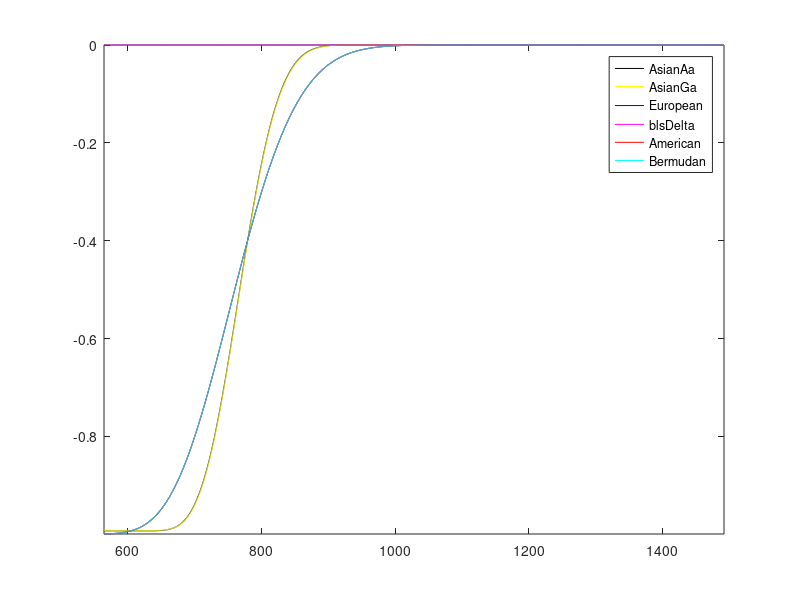

Write the MATLAB code that produced this figure.
clear;
clc;
tic
alpha = 1.9999;
r = 0.1;
 
T = 0.5;
Strike = 95;
NumOfTimeSteps=13;
 Sigma=0.15;
 lambda=sqrt(1.5);
 M=2*NumOfTimeSteps+1;
 StrCallPut='Put';
 %dynamics.S0=S0;
 %M_Bermudan=2;
 
 Underlying=100;
 %reading underlying for Asian Arithmetic
data1=load('Put1AsianAaGreeks.txt'); 
x=data1(:,1);
AsianAaDelta=data1(:,2);
 
%reading underlying for Asia Geometric
data2=load('Put1AsianGaGreeks.txt'); 
%x=data2(:,1);
AsianGaDelta=data2(:,2);  
 
 
%reading underlying for European
data2=load('Put1EuropeanGreeks.txt'); 
%x=data2(:,1);
EuropeanDelta=data2(:,2); 
 
%reading underlying for American
data2=load('Put1AmericanGreeks.txt'); 
%x=data2(:,1);
AmericanDelta=data2(:,2);
 
 
%reading underlying for Bermudan
data2=load('Put1BermudanGreeks.txt'); 
%x=data2(:,1);
BermudanDelta=data2(:,2);
 
 
samplingRateIncrease = 20;
newXSamplePoints = linspace(min(x), max(x), length(x) * samplingRateIncrease);
 
smoothedYAsianAa = spline(x, AsianAaDelta, newXSamplePoints);
 
smoothedYAsianGa = spline(x, AsianGaDelta, newXSamplePoints);
 
smoothedYEuropean = spline(x,EuropeanDelta, newXSamplePoints);
 
smoothedYAmerican = spline(x,AmericanDelta, newXSamplePoints);
 
smoothedYBermudan = spline(x,BermudanDelta, newXSamplePoints);
 
%%
range=min(x):0.1:max(x);
%Interpolation & Extrapolation
type='pchip';
IntYAsianAa = interp1(newXSamplePoints,smoothedYAsianAa,range,type,'extrap');
 
IntYAsianGa = interp1(newXSamplePoints, smoothedYAsianGa, range,type,'extrap');
 
IntYEuropean = interp1(newXSamplePoints,smoothedYEuropean,range,type,'extrap');
 
IntYAmerican = interp1(newXSamplePoints,smoothedYAmerican,range,type,'extrap');
 
IntYBermudan = interp1(newXSamplePoints,smoothedYBermudan,range,type,'extrap');
 
%%
 
plot(range,IntYAsianAa,'k')
hold on
 
plot(range,IntYAsianGa,'y')
hold on
 
plot(range,IntYEuropean,'b')
hold on
 
[blsDeltacall,blsDeltaput]=blsdelta(range,Strike,r,T,Sigma);
plot(range,blsDeltaput,'m')
hold on
 
plot(range,IntYAmerican,'r')
hold on
 
plot(range,IntYBermudan,'c')
axis tight
%ylim([0 max([IntYAsianAa,IntYAsianGa,IntYEuropean,IntYAmerican])])
 
legend('AsianAa','AsianGa', 'European', 'blsDelta', 'American', 'Bermudan')
saveas(gcf,'Put1DeltaInterpolation_Aux31.png')
hold off
%min(x)
%max(x)
%hold off
toc

